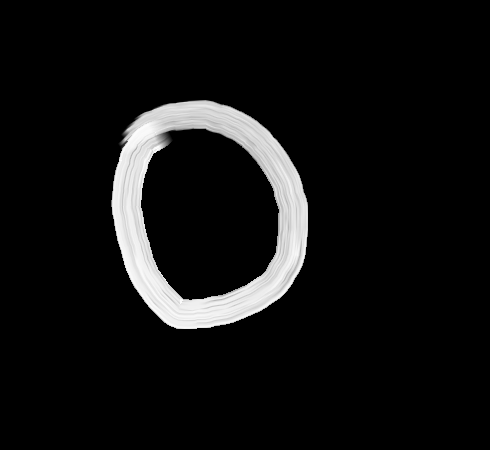
#> input picture captured_images/0/0.png, 490 x 450 px; its folder holds only this picture in this run
$ jupyter execute --allow-errors DIGIT_RECOGNIZATION.ipynb
#> lines starting #> are read from the running program, lines starting #| are printed output that depends on the picture
# SCREEN CAPTURE

[cell 1]
## packages for Screen capture
import pyscreenshot as ImageGrab
import time
## packages for generating dataset
import pandas as pd
import numpy as np
import cv2
import csv
import glob
from sklearn.utils import shuffle

import matplotlib.pyplot as plt
from sklearn.model_selection import train_test_split
import tensorflow as tf
from tensorflow import keras
from keras.utils import np_utils
## package for saving model
import joblib

[cell 2]
def capture_image():
    images_folder='captured_images/9/'
    for i in range(0,50):
        time.sleep(8)
        im=ImageGrab.grab(bbox=(60,250,550,700)) #x1,y1,x2,y2
        print("saved.....",i)
        im.save(images_folder+str(i)+'.png')
        print("clear screen and re draw again........")

# Generating Dataset

[cell 3]
header=["label"]
for i in range(0,784):
    header.append("pixel"+str(i))
with open('digit_dataset.csv','a') as f:
    writer= csv.writer(f)
    writer.writerow(header)
for label in range(10):
    dirList = glob.glob("captured_images/"+str(label)+"/*.png")

    for img_path in dirList:
        im=cv2.imread(img_path)
#> im is the input picture: shape (450, 490, 3); min 0, max 253, mean 17.6
        im_gray=cv2.cvtColor(im,cv2.COLOR_BGR2GRAY)
        im_gray=cv2.GaussianBlur(im_gray,(15,15),0)
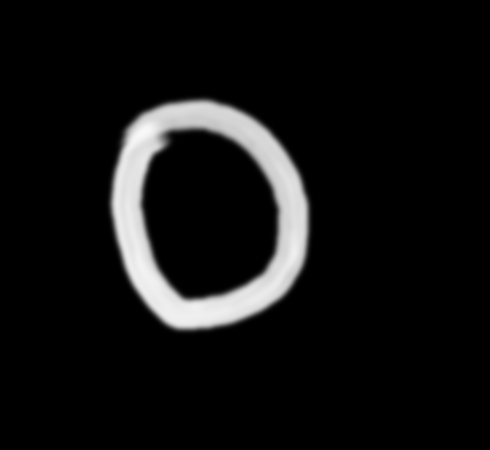
#> im_gray: shape (450, 490); min 0, max 248, mean 17.6
        roi=cv2.resize(im_gray,(28,28),interpolation=cv2.INTER_AREA)
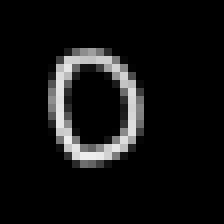
#> roi: shape (28, 28) (shown 8 times larger); min 0, max 237, mean 17.6

        data=[]
        data.append(label)
        rows,cols=roi.shape
#> rows = 28; cols = 28

        for i in range(rows):
            for j in range(cols):
                k=roi[i,j]
                if k>100:
                    k=1
                else:
                    k=0
                data.append(k)
#> after the loop, data = 785 values, max 1 at index 178, min 0 at index 0, mean 0.0854
        with open('digit_dataset.csv','a') as f:
            writer= csv.writer(f)
            writer.writerow(data)
#> pass 2 of the loop `for label in range(10):`:
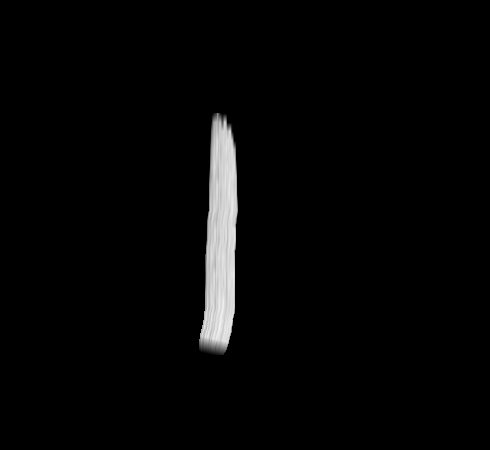
#> input picture captured_images/1/0.png, 490 x 450 px
#> im is the input picture: shape (450, 490, 3); min 0, max 243, mean 5.9
#> `roi=cv2.resize(im_gray,(28,28),interpolation=cv2.INTER_AREA)`:
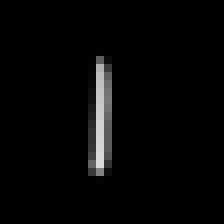
#> roi: shape (28, 28) (shown 8 times larger); min 0, max 218, mean 5.9
#> after the loop `for i in range(rows):`: data = 785 values, max 1 at index 0, min 0 at index 1, mean 0.0255
